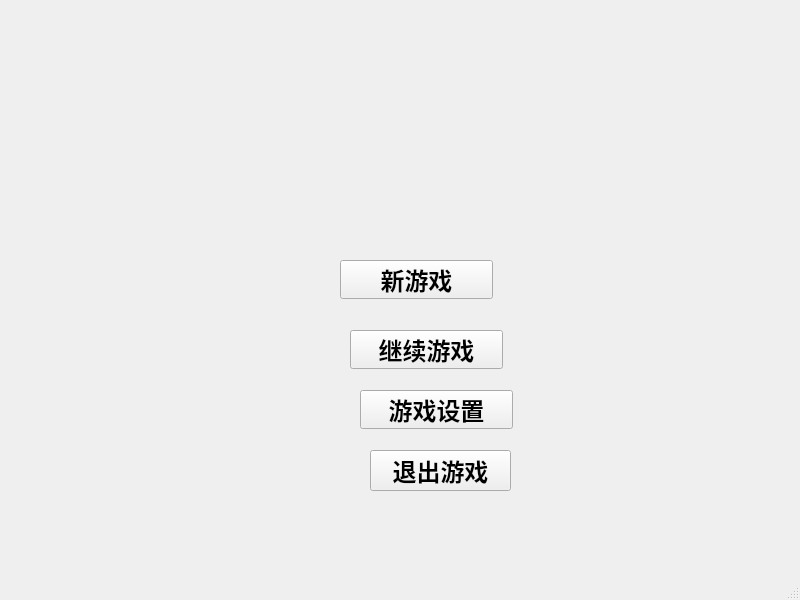
<?xml version="1.0" encoding="UTF-8"?>
<ui version="4.0">
 <class>MainWindow</class>
 <widget class="QMainWindow" name="MainWindow">
  <property name="geometry">
   <rect>
    <x>0</x>
    <y>0</y>
    <width>800</width>
    <height>600</height>
   </rect>
  </property>
  <property name="windowTitle">
   <string>MainWindow</string>
  </property>
  <widget class="QWidget" name="centralwidget">
   <widget class="QWidget" name="gamename_widget" native="true">
    <property name="geometry">
     <rect>
      <x>320</x>
      <y>120</y>
      <width>120</width>
      <height>80</height>
     </rect>
    </property>
   </widget>
   <widget class="QPushButton" name="continuegame">
    <property name="geometry">
     <rect>
      <x>350</x>
      <y>330</y>
      <width>153</width>
      <height>39</height>
     </rect>
    </property>
    <property name="font">
     <font>
      <pointsize>18</pointsize>
      <bold>true</bold>
     </font>
    </property>
    <property name="text">
     <string>继续游戏</string>
    </property>
   </widget>
   <widget class="QPushButton" name="settings">
    <property name="geometry">
     <rect>
      <x>360</x>
      <y>390</y>
      <width>153</width>
      <height>39</height>
     </rect>
    </property>
    <property name="font">
     <font>
      <pointsize>18</pointsize>
      <bold>true</bold>
     </font>
    </property>
    <property name="text">
     <string>游戏设置</string>
    </property>
   </widget>
   <widget class="QPushButton" name="exit">
    <property name="geometry">
     <rect>
      <x>370</x>
      <y>450</y>
      <width>141</width>
      <height>41</height>
     </rect>
    </property>
    <property name="font">
     <font>
      <pointsize>18</pointsize>
      <bold>true</bold>
     </font>
    </property>
    <property name="text">
     <string>退出游戏</string>
    </property>
   </widget>
   <widget class="QPushButton" name="newgame">
    <property name="geometry">
     <rect>
      <x>340</x>
      <y>260</y>
      <width>153</width>
      <height>39</height>
     </rect>
    </property>
    <property name="font">
     <font>
      <pointsize>18</pointsize>
      <bold>true</bold>
     </font>
    </property>
    <property name="text">
     <string>新游戏</string>
    </property>
   </widget>
  </widget>
  <widget class="QMenuBar" name="menubar">
   <property name="geometry">
    <rect>
     <x>0</x>
     <y>0</y>
     <width>800</width>
     <height>25</height>
    </rect>
   </property>
  </widget>
  <widget class="QStatusBar" name="statusbar"/>
 </widget>
 <resources/>
 <connections/>
</ui>
